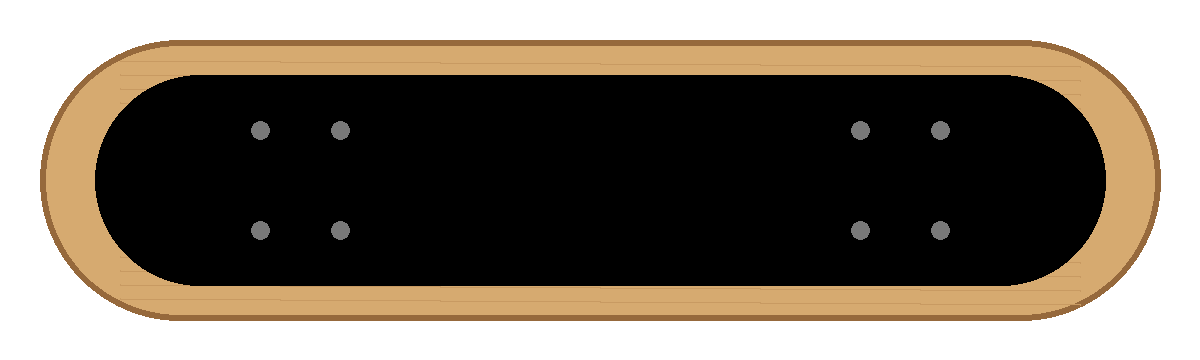
#> input picture tools/longboard-griptape/samples/deck.png, 1200 x 360 px
$ python griptape.py samples/deck.png samples/sunset-pattern.png
#> lines starting #> are read from the running program, lines starting #| are printed output that depends on the picture; after the words box and inside, x2 and y2 are one past the last pixel; in counts of white or black regions, pixels touching at a corner belong together
"""Image operations behind the longboard grip tape visualizer.

Everything here is plain Pillow + NumPy so the Streamlit UI (``app.py``), the
command line and the tests all share one implementation.
"""

from __future__ import annotations

from dataclasses import dataclass
from typing import Literal

import numpy as np
from PIL import Image

Edge = Literal["top", "bottom", "left", "right"]
FillMode = Literal["black", "white", "average"]


def hex_to_rgb(hex_color: str) -> tuple[int, int, int]:
    """Convert ``#rrggbb`` to an RGB tuple."""
    hex_color = hex_color.lstrip("#")
    return tuple(int(hex_color[i : i + 2], 16) for i in (0, 2, 4))  # type: ignore[return-value]


def mask_from_color(image: Image.Image, target_rgb: tuple[int, int, int], tolerance: float) -> np.ndarray:
    """Boolean mask of pixels within ``tolerance`` (Euclidean RGB distance) of ``target_rgb``."""
    pixels = np.asarray(image.convert("RGB"), dtype=float)
    diff = np.sqrt(np.sum((pixels - np.asarray(target_rgb, dtype=float)) ** 2, axis=2))
    return diff <= tolerance


def mask_bounds(mask: np.ndarray) -> tuple[int, int, int, int] | None:
    """Bounding box of the mask as ``(min_y, max_y, min_x, max_x)``, inclusive."""
    rows = np.any(mask, axis=1)
    cols = np.any(mask, axis=0)
    if not rows.any():
        return None
    min_y, max_y = np.flatnonzero(rows)[[0, -1]]
    min_x, max_x = np.flatnonzero(cols)[[0, -1]]
    return int(min_y), int(max_y), int(min_x), int(max_x)


def mask_center_of_mass(mask: np.ndarray) -> tuple[int, int] | None:
    """Mean ``(y, x)`` of the mask's pixels."""
    ys, xs = np.nonzero(mask)
    if len(ys) == 0:
        return None
    return int(ys.mean()), int(xs.mean())


def extend_edge(image: Image.Image, edge: Edge, pixels: int, mode: FillMode, avg_pixels: int = 1) -> Image.Image:
    """Grow the image by ``pixels`` on one edge, filled with black, white or the edge's average color."""
    if pixels <= 0:
        return image
    arr = np.asarray(image.convert("RGBA"))
    h, w = arr.shape[:2]

    if mode == "black":
        fill = np.array([0, 0, 0, 255], dtype=np.uint8)
    elif mode == "white":
        fill = np.array([255, 255, 255, 255], dtype=np.uint8)
    else:
        n = max(1, min(avg_pixels, h, w))
        strip = {
            "top": arr[:n],
            "bottom": arr[-n:],
            "left": arr[:, :n],
            "right": arr[:, -n:],
        }[edge]
        fill = strip.reshape(-1, 4).mean(axis=0).astype(np.uint8)

    if edge in ("top", "bottom"):
        block = np.tile(fill, (pixels, w, 1))
        out = np.vstack([block, arr] if edge == "top" else [arr, block])
    else:
        block = np.tile(fill, (h, pixels, 1))
        out = np.hstack([block, arr] if edge == "left" else [arr, block])
    return Image.fromarray(out, "RGBA")


def crop_edges(image: Image.Image, left: int, top: int, right: int, bottom: int) -> Image.Image:
    """Trim pixels from each edge, always leaving at least a 1x1 image."""
    w, h = image.size
    x0 = min(left, w - 1)
    y0 = min(top, h - 1)
    x1 = max(w - right, x0 + 1)
    y1 = max(h - bottom, y0 + 1)
    return image.crop((x0, y0, x1, y1))


def scale(image: Image.Image, factor: float) -> Image.Image:
    if factor == 1.0:
        return image
    w, h = image.size
    return image.resize((max(1, int(w * factor)), max(1, int(h * factor))), Image.Resampling.LANCZOS)


def add_grit(image: Image.Image, intensity: float, seed: int | None = None) -> Image.Image:
    """Per-pixel brightness noise that reads as grip tape grit. Alpha is left alone."""
    if intensity <= 0:
        return image
    arr = np.asarray(image.convert("RGBA")).astype(float)
    rng = np.random.default_rng(seed)
    noise = rng.normal(0, intensity, arr.shape[:2])[:, :, np.newaxis]
    arr[:, :, :3] = np.clip(arr[:, :, :3] + noise, 0, 255)
    return Image.fromarray(arr.astype(np.uint8), "RGBA")


def apply_grip(base: Image.Image, grip: Image.Image, mask: np.ndarray, offset_x: int, offset_y: int) -> Image.Image:
    """Paint ``grip`` onto ``base`` wherever ``mask`` is set, with grip's top-left at the offset."""
    out = np.asarray(base.convert("RGBA")).copy()
    grip_arr = np.asarray(grip.convert("RGBA"))
    bh, bw = out.shape[:2]
    gh, gw = grip_arr.shape[:2]

    # Overlap of the grip rectangle with the base image, in base coordinates.
    y0, y1 = max(0, offset_y), min(bh, offset_y + gh)
    x0, x1 = max(0, offset_x), min(bw, offset_x + gw)
    if y0 >= y1 or x0 >= x1:
        return Image.fromarray(out, "RGBA")

    region_mask = mask[y0:y1, x0:x1]
    grip_region = grip_arr[y0 - offset_y : y1 - offset_y, x0 - offset_x : x1 - offset_x]
    out[y0:y1, x0:x1][region_mask] = grip_region[region_mask]
    return Image.fromarray(out, "RGBA")


@dataclass
class GripSettings:
    """Every knob in the visualizer, applied in a fixed order: crop, extend, scale, rotate, grit."""

    crop: tuple[int, int, int, int] = (0, 0, 0, 0)  # left, top, right, bottom
    extend: tuple[int, int, int, int] = (0, 0, 0, 0)  # left, top, right, bottom
    extend_mode: FillMode = "black"
    extend_avg_pixels: int = 5
    scale: float = 1.0
    rotation: float = 0.0
    grit: float = 15.0
    seed: int | None = None


def process_grip(grip: Image.Image, s: GripSettings) -> Image.Image:
    """Run the grip pattern through the full transform pipeline."""
    out = grip.convert("RGBA")
    if any(s.crop):
        out = crop_edges(out, *s.crop)
    for edge, px in zip(("left", "top", "right", "bottom"), s.extend, strict=False):
        out = extend_edge(out, edge, px, s.extend_mode, s.extend_avg_pixels)  # type: ignore[arg-type]
    out = scale(out, s.scale)
    if s.rotation:
        out = out.rotate(s.rotation, expand=True, fillcolor=(0, 0, 0, 0))
    return add_grit(out, s.grit, s.seed)


def snap_offsets(mask: np.ndarray, grip_size: tuple[int, int]) -> dict[str, tuple[int, int]]:
    """Candidate ``(offset_x, offset_y)`` positions for the snap buttons."""
    bounds = mask_bounds(mask)
    if bounds is None:
        return {}
    min_y, max_y, min_x, max_x = bounds
    gw, gh = grip_size
    snaps = {
        "top": (min_x, min_y),
        "bottom": (min_x, max_y - gh + 1),
        "center": ((min_x + max_x) // 2 - gw // 2, (min_y + max_y) // 2 - gh // 2),
    }
    com = mask_center_of_mass(mask)
    if com:
        snaps["mass"] = (com[1] - gw // 2, com[0] - gh // 2)
    return snaps


def render(
    deck: Image.Image,
    pattern: Image.Image,
    cutout_rgb: tuple[int, int, int] = (0, 0, 0),
    tolerance: float = 50,
    fit: Literal["width", "height", "none"] = "width",
    snap: str = "center",
    settings: GripSettings | None = None,
) -> Image.Image:
    """One-shot render: mask the cutout, fit the pattern to it, snap it in place and apply."""
    settings = settings or GripSettings()
    mask = mask_from_color(deck, cutout_rgb, tolerance)
    bounds = mask_bounds(mask)
    if bounds is None:
        raise ValueError("no pixels match the cutout color")
    min_y, max_y, min_x, max_x = bounds
    if fit == "width":
        settings.scale = (max_x - min_x + 1) / pattern.width
    elif fit == "height":
        settings.scale = (max_y - min_y + 1) / pattern.height
    grip = process_grip(pattern, settings)
    offset_x, offset_y = snap_offsets(mask, grip.size)[snap]
    return apply_grip(deck, grip, mask, offset_x, offset_y)


def main(argv: list[str] | None = None) -> int:
    import argparse

    parser = argparse.ArgumentParser(description="Render a grip tape pattern onto a deck image.")
    parser.add_argument("deck", help="deck image with the grip area in one solid color")
    parser.add_argument("pattern", help="grip tape pattern image")
    parser.add_argument("-o", "--output", default="griptape_preview.png")
    parser.add_argument("--cutout", default="#000000", help="cutout color (default: black)")
    parser.add_argument("--tolerance", type=float, default=50)
    parser.add_argument("--fit", choices=["width", "height", "none"], default="width")
    parser.add_argument("--snap", choices=["top", "bottom", "center", "mass"], default="center")
    parser.add_argument("--rotate", type=float, default=0.0)
    parser.add_argument("--grit", type=float, default=15.0)
    parser.add_argument("--seed", type=int, default=None)
    args = parser.parse_args(argv)

    settings = GripSettings(rotation=args.rotate, grit=args.grit, seed=args.seed)
    with Image.open(args.deck) as deck, Image.open(args.pattern) as pattern:
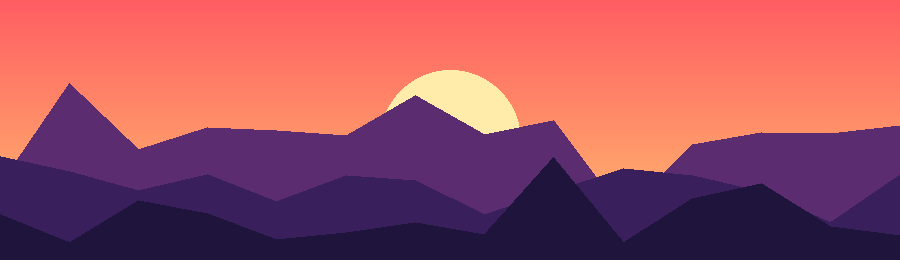
#> input picture tools/longboard-griptape/samples/sunset-pattern.png, 900 x 260 px
#> deck is the input picture: PIL image 1200x360 RGB; mean R, G, B 124.1, 114.4, 102.2
#> pattern is the input picture: PIL image 900x260 RGB; mean R, G, B 160.6, 79.1, 96.7
        out = render(deck, pattern, hex_to_rgb(args.cutout), args.tolerance, args.fit, args.snap, settings)
#> in mask_from_color, `diff = np.sqrt(np.sum((pixels - np.asarray(target_rgb, dtype=float)) *..`:
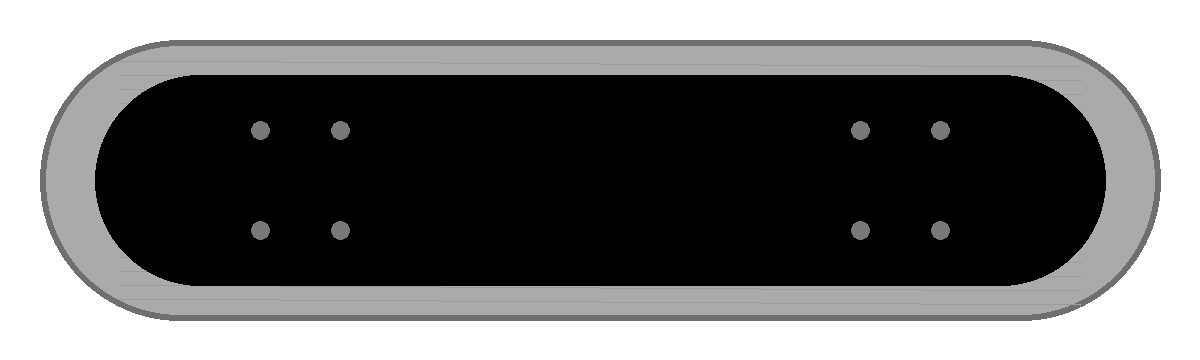
#> diff: shape (360, 1200) float64; min 0, max 441.7, mean 198.7; drawn with min black and max white
#> in mask_from_color, `return diff <= tolerance`:
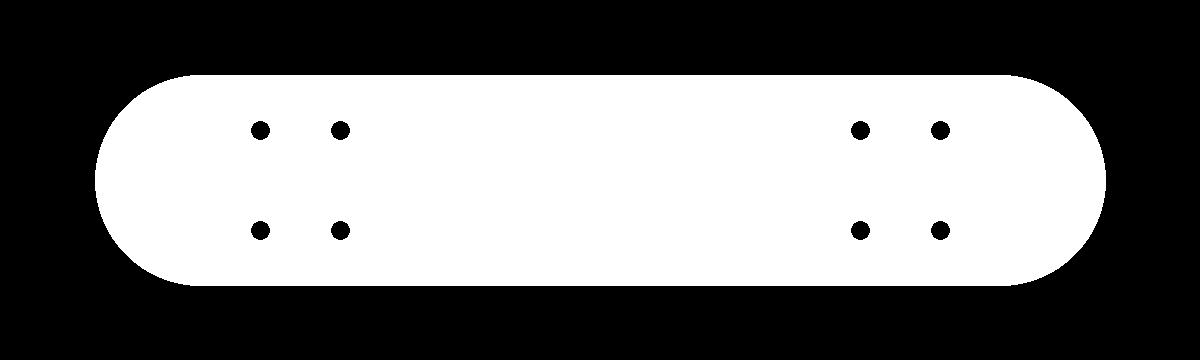
#> returned value: shape (360, 1200) bool; 46.6% white; 1 white region, box (x1, y1, x2, y2) and area: (95, 75, 1106, 286) 201493
#> in mask_bounds, `min_y, max_y = np.flatnonzero(rows)[[0, -1]]`: min_y = 75; max_y = 285
#> in mask_bounds, `min_x, max_x = np.flatnonzero(cols)[[0, -1]]`: min_x = 95; max_x = 1105
#> in render, `bounds = mask_bounds(mask)`: bounds = (75, 285, 95, 1105)
#> in render, `min_y, max_y, min_x, max_x = bounds`: min_y = 75; max_y = 285; min_x = 95; max_x = 1105
#> in render, `settings.scale = (max_x - min_x + 1) / pattern.width`: settings.scale = 1.12
#> in snap_offsets, `bounds = mask_bounds(mask)`: bounds = (75, 285, 95, 1105)
#> in snap_offsets, `min_y, max_y, min_x, max_x = bounds`: min_y = 75; max_y = 285; min_x = 95; max_x = 1105
#> in snap_offsets, `snaps = { "top": (min_x, min_y), "bottom": (min_x, max_y - gh + 1), "c..`: snaps = {'top': (95, 75), 'bottom': (95, -6), 'center': (95, 34)}
#> in snap_offsets, `com = mask_center_of_mass(mask)`: com = (180, 600)
#> in render, `offset_x, offset_y = snap_offsets(mask, grip.size)[snap]`: offset_x = 95; offset_y = 34
#> in apply_grip, `y0, y1 = max(0, offset_y), min(bh, offset_y + gh)`: y1 = 326
#> in apply_grip, `x0, x1 = max(0, offset_x), min(bw, offset_x + gw)`: x0 = 95; x1 = 1106
#> in apply_grip, `region_mask = mask[y0:y1, x0:x1]`:
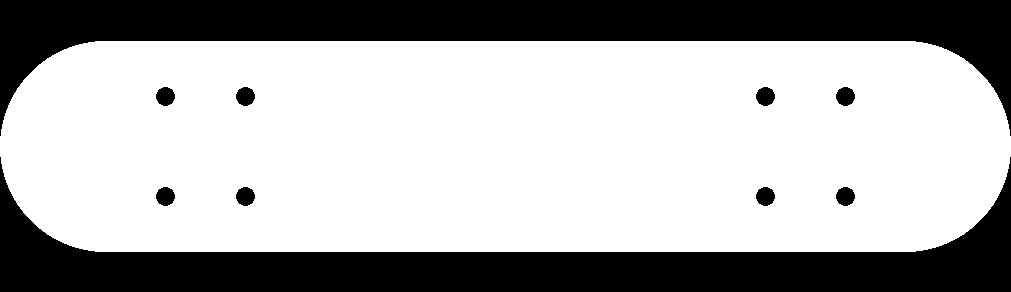
#> region_mask: shape (292, 1011) bool; 68.3% white; 10 black regions, largest, box (x1, y1, x2, y2) and area: (0, 0, 1011, 136) 46257, (0, 157, 1011, 292) 45246, (156, 87, 175, 106) 277
#> in apply_grip, `out[y0:y1, x0:x1][region_mask] = grip_region[region_mask]`:
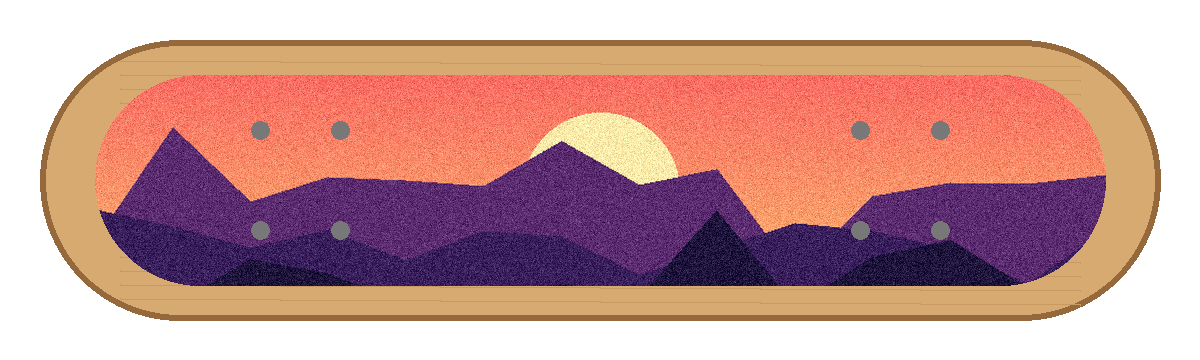
#> out: shape (360, 1200, 4); mean R, G, B, A 200.3, 154.6, 150, 255
    out.save(args.output)
    print(f"Saved {args.output} ({out.width}x{out.height})")
#| Saved griptape_preview.png (1200x360)
    return 0


if __name__ == "__main__":
    raise SystemExit(main())
#> (the program exits here)
